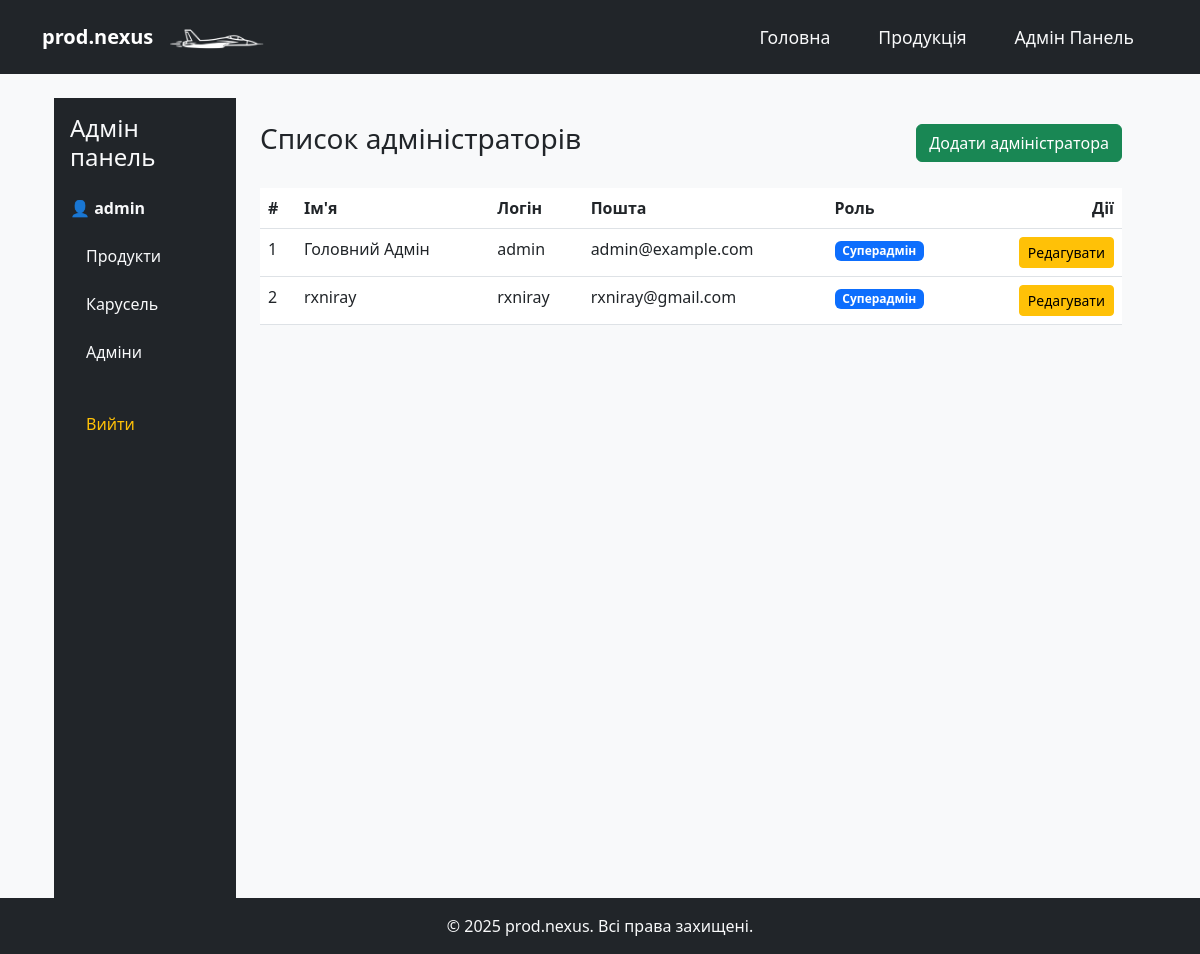
/admin/admins (signed in), run on an earlier commit of the app's database.
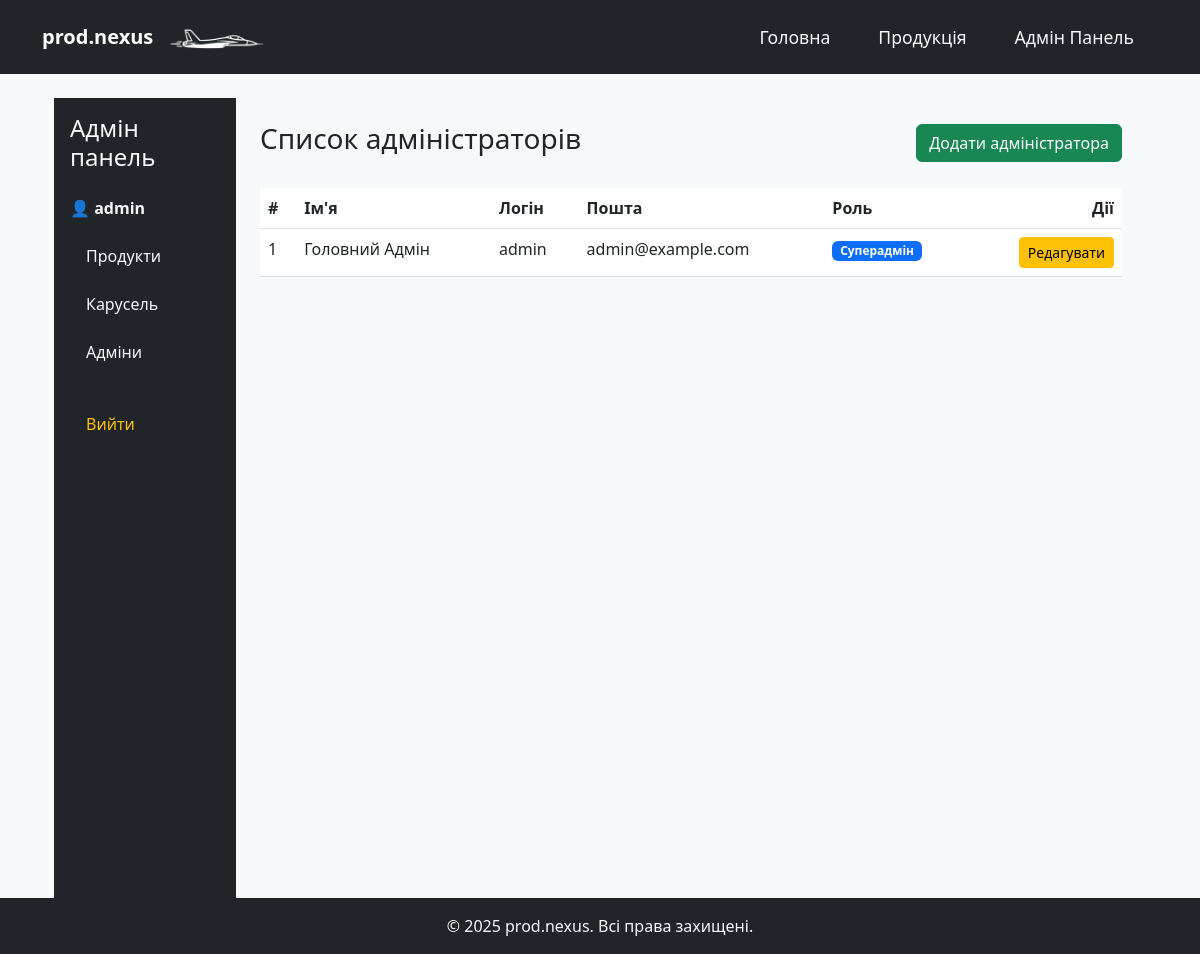
And on a later commit of the database.
### app/domain/users.py (models this page shows, shortened)
class User(UserMixin, db.Model):
    __tablename__ = 'user'
    id = db.Column(db.Integer, primary_key=True)
    username = db.Column(db.String(80), unique=True, nullable=False)
    password_hash = db.Column(db.String(128), nullable=False)
    name = db.Column(db.String(100))
    email = db.Column(db.String(120), unique=True, nullable=False)
    role = db.Column(db.String(20), nullable=False, default='admin')
    @property
    def is_superadmin(self):
        return self.role == 'superadmin'

### app/admin/routes.py (the view)
@admin.route("/admins")
@login_required
def admin_list():
    admins = User.query.all()
    return render_template("admin_dashboard_admins.html", admins=admins, admin_name=current_user.name)

### app/domain/users.py (called while the page is built)
@login_manager.user_loader
def load_user(user_id):
    return User.query.get(int(user_id))

### app/templates/admin_dashboard_admins.html (shortened to what this page needs)
{% extends "base.html" %}
{% block content %}
<div class="container-fluid">
  <div class="row">
    {% include "admin_sidebar.html" %}
    <div class="col-md-9 col-lg-10 p-4">
      <div class="d-flex justify-content-between align-items-center mb-4">
        <h3>Список адміністраторів</h3>
        {% if current_user.is_superadmin %}
        <a href="{{ url_for('admin.add_admin') }}" class="btn btn-success">Додати адміністратора</a>
        {% endif %}
      </div>
      <table class="table table-hover">
        <thead>
          <tr>
            <th>#</th>
            <th>Ім'я</th>
            <th>Логін</th>
            <th>Пошта</th>
            <th>Роль</th>
            <th class="text-end">Дії</th>
          </tr>
        </thead>
        <tbody>
          {% for a in admins %}
          <tr>
            <td>{{ loop.index }}</td>
            <td>{{ a.name }}</td>
            <td>{{ a.username }}</td>
            <td>{{ a.email }}</td>
            <td>
              {% if a.is_superadmin %}
                <span class="badge bg-primary">Суперадмін</span>
              {% else %}
                <span class="badge bg-secondary">Адмін</span>
              {% endif %}
            </td>
            <td class="text-end">
              {% if current_user.is_superadmin %}
                <a href="{{ url_for('admin.edit_admin', admin_id=a.id) }}" class="btn btn-warning btn-sm">Редагувати</a>
              {% endif %}
            </td>
          </tr>
          {% else %}
          <tr>
            <td colspan="6" class="text-center">Адміністратори не знайдені</td>
          </tr>
          {% endfor %}
        </tbody>
      </table>
    </div>
  </div>
</div>
{% endblock %}

### app/templates/admin_sidebar.html
<div class="d-flex">
  <div class="bg-dark text-light p-3" style="width:240px; min-height:100vh;">
    <h4 class="mb-4">Адмін панель</h4>
    <div class="mb-3">
      <strong>👤 {{ current_user.username }}</strong>
    </div>
    <ul class="nav flex-column">
      <li class="nav-item mb-2">
        <a class="nav-link text-light" href="{{ url_for('admin.admin_dashboard') }}">Продукти</a>
      </li>
      <li class="nav-item mb-2">
        <a class="nav-link text-light" href="{{ url_for('admin.admin_carousel') }}">Карусель</a>
      </li>
      <li class="nav-item mb-2">
        <a class="nav-link text-light" href="{{ url_for('admin.admin_list') }}">Адміни</a>
      </li>
      <li class="nav-item mb-2 mt-4">
        <a class="nav-link text-warning" href="{{ url_for('admin.logout') }}">Вийти</a>
      </li>
    </ul>
  </div>

What changed in the data, as far as the page shows it:
removed User: name "rxniray", username "rxniray", email "rxniray@gmail.com", role "Суперадмін"
